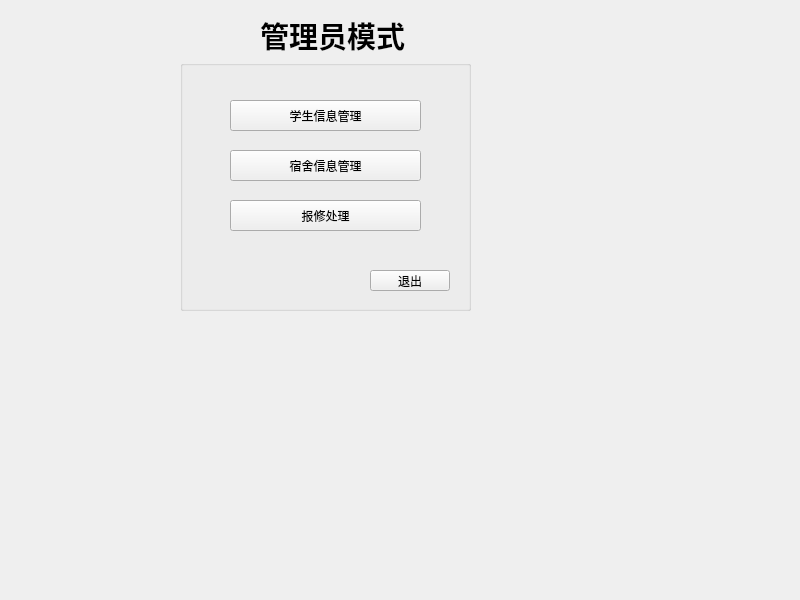
<?xml version="1.0" encoding="UTF-8"?>
<ui version="4.0">
 <class>AdministratorWindow</class>
 <widget class="QMainWindow" name="AdministratorWindow">
  <property name="geometry">
   <rect>
    <x>0</x>
    <y>0</y>
    <width>800</width>
    <height>600</height>
   </rect>
  </property>
  <property name="windowTitle">
   <string>MainWindow</string>
  </property>
  <widget class="QWidget" name="centralwidget">
   <widget class="QLabel" name="TitleLabel">
    <property name="geometry">
     <rect>
      <x>260</x>
      <y>0</y>
      <width>171</width>
      <height>71</height>
     </rect>
    </property>
    <property name="font">
     <font>
      <pointsize>22</pointsize>
      <bold>true</bold>
     </font>
    </property>
    <property name="text">
     <string>管理员模式</string>
    </property>
    <property name="textFormat">
     <enum>Qt::AutoText</enum>
    </property>
   </widget>
   <widget class="QGroupBox" name="groupBox">
    <property name="geometry">
     <rect>
      <x>180</x>
      <y>60</y>
      <width>291</width>
      <height>251</height>
     </rect>
    </property>
    <property name="layoutDirection">
     <enum>Qt::LeftToRight</enum>
    </property>
    <property name="title">
     <string/>
    </property>
    <property name="flat">
     <bool>true</bool>
    </property>
    <property name="checkable">
     <bool>false</bool>
    </property>
    <widget class="QPushButton" name="StuInfoAdminBtn">
     <property name="geometry">
      <rect>
       <x>50</x>
       <y>40</y>
       <width>191</width>
       <height>31</height>
      </rect>
     </property>
     <property name="text">
      <string>学生信息管理</string>
     </property>
    </widget>
    <widget class="QPushButton" name="DormitoryInfoAdminBtn">
     <property name="geometry">
      <rect>
       <x>50</x>
       <y>90</y>
       <width>191</width>
       <height>31</height>
      </rect>
     </property>
     <property name="text">
      <string>宿舍信息管理</string>
     </property>
    </widget>
    <widget class="QPushButton" name="RepairProcessBtn">
     <property name="geometry">
      <rect>
       <x>50</x>
       <y>140</y>
       <width>191</width>
       <height>31</height>
      </rect>
     </property>
     <property name="text">
      <string>报修处理</string>
     </property>
    </widget>
    <widget class="QPushButton" name="ReturnLoginBtn">
     <property name="geometry">
      <rect>
       <x>190</x>
       <y>210</y>
       <width>80</width>
       <height>21</height>
      </rect>
     </property>
     <property name="text">
      <string>退出</string>
     </property>
    </widget>
   </widget>
  </widget>
 </widget>
 <resources/>
 <connections/>
</ui>
